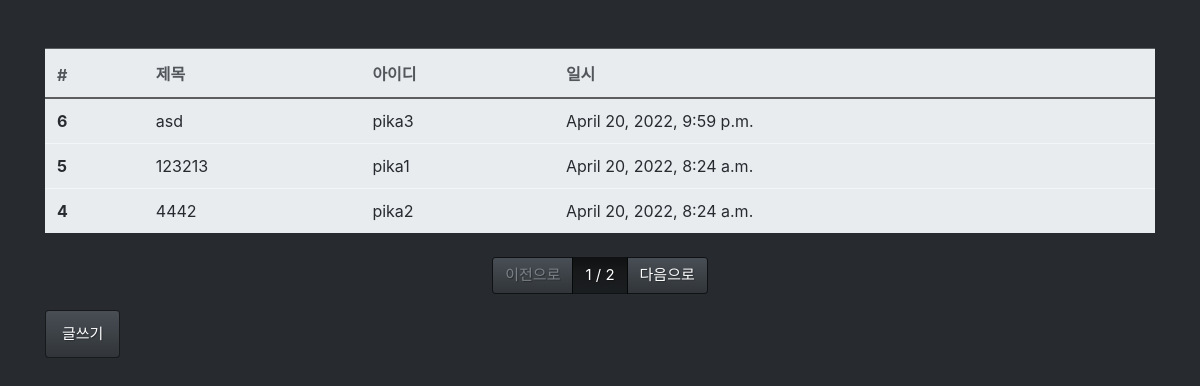
/board/list/, run on the app's committed database.
### board/models.py (models this page shows, shortened)
class Board(models.Model):
    title = models.CharField(max_length=128,
                             verbose_name='제목')
    contents = models.TextField(verbose_name='내용')
    writer = models.ForeignKey('mango.Mango', on_delete=models.CASCADE,
                               verbose_name='작성자')
    tags = models.ManyToManyField('tag.Tag', verbose_name='태그')
    registered_dttm = models.DateTimeField(auto_now_add=True,
                                           verbose_name='등록 시간')
    class Meta:
        db_table = 'fastcampus_board'
        verbose_name = '패스트캠퍼스 게시글'
        verbose_name_plural = '패스트캠퍼스 게시글'

### mango/models.py (models this page shows)
class Mango(models.Model):
    username = models.CharField(max_length=32,
                                verbose_name='사용자명')
    useremail = models.EmailField(max_length=128,
                                verbose_name='사용자 이메일')
    password = models.CharField(max_length=64,
                                verbose_name='비밀번호')
    registered_dttm = models.DateTimeField(auto_now_add=True,
                                        verbose_name='등록시간')
    def __str__(self):
        return self.username
    class Meta:
        db_table = 'fruits_mango'
        verbose_name = '유월드 사용자'
        verbose_name_plural = '유월드 사용자'

### board/views.py (the view)
# urls.py: path('list/', views.board_list),
def board_list(request):
    all_boards = Board.objects.all().order_by('-id')
    page = int(request.GET.get('p', 1))
    paginator = Paginator(all_boards, 3)
    boards = paginator.get_page(page)
    return render(request, 'board_list.html', {'boards': boards})

### board/templates/board_list.html
{% extends "base.html" %}
{% block contents %}
<div class="row mt-5">
  <div class="col-12">
    <table class="table table-light">
      <thead class="thead-light">
        <tr>
          <th>#</th>
          <th>제목</th>
          <th>아이디</th>
          <th>일시</th>
        </tr>
      </thead>
      <tbody class="text-dark">
        {% for board in boards %}
        <tr onclick="location.href='/board/detail/{{ board.id }}/'">
          <th>{{ board.id }}</th>
          <td>{{ board.title }}</td>
          <td>{{ board.writer }}</td>
          <td>{{ board.registered_dttm }}</td>
        </tr>
        {% endfor %}
      </tbody>
    </table>
  </div>
</div>
<div class="row mt-2">
  <div class="col-12">
    <nav>
      <ul class="pagination justify-content-center">
        {% if boards.has_previous %}
        <li class="page-item">
          <a class="page-link" href="?p={{ boards.previous_page_number }}">이전으로</a>
        </li>
        {% else %}
        <li class="page-item disabled">
          <a class="page-link" href="#">이전으로</a>
        </li>
        {% endif %}
        <li class="page-item active">
          <a class="page-link" href="#">{{ boards.number }} / {{ boards.paginator.num_pages }}</a>
        </li>
        {% if boards.has_next %}
        <li class="page-item">
          <a class="page-link" href="?p={{ boards.next_page_number }}">다음으로</a>
        </li>
        {% else %}
        <li class="page-item disabled">
          <a class="page-link disabled" href="#">다음으로</a>
        </li>
        {% endif %}
      </ul>
    </nav>
  </div>
</div>
<div class="row">
  <div class="col-12">
    <button class="btn btn-primary" onclick="location.href='/board/write/'">글쓰기</button>
  </div>
</div>
{% endblock %}

### board/templates/base.html (shortened to what this page needs)
<html>
<head>
  <link rel="stylesheet" href="/static/bootstrap.min.css" />
</head>
<body>
  <div class="container">
    {% block contents %}
    {% endblock %}
  </div>
</body>
</html>

### data on the page
Board: id "6", title "asd", writer "pika3", registered_dttm "April 20, 2022, 9:59 p.m."
Board: id "5", title "123213", writer "pika1", registered_dttm "April 20, 2022, 8:24 a.m."
Board: id "4", title "4442", writer "pika2", registered_dttm "April 20, 2022, 8:24 a.m."

### other printed values
{{ boards.number }} "1"
{{ boards.paginator.num_pages }} "2"
